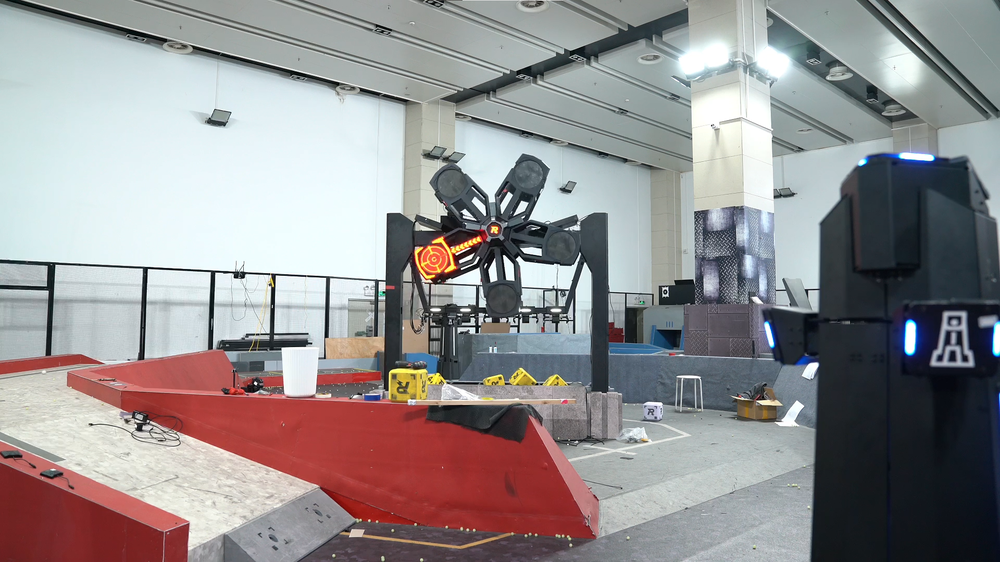
#> input picture Technical Skills/OpenCV/data/rune/rune.png, 1000 x 562 px, shrunk from 1920 x 1080 before the run
$ python blurring.py
#> lines starting #> are read from the running program, lines starting #| are printed output that depends on the picture
import cv2
import os

# read image
image_path = os.path.join('.', 'data', 'rune', 'rune.png')
image = cv2.imread(image_path)
#> image is the input picture: shape (562, 1000, 3); mean B, G, R 144.3, 143.1, 147.1

# Define neighbour proximity
k_size = 7
img_blur = cv2.blur(image, (k_size, k_size))
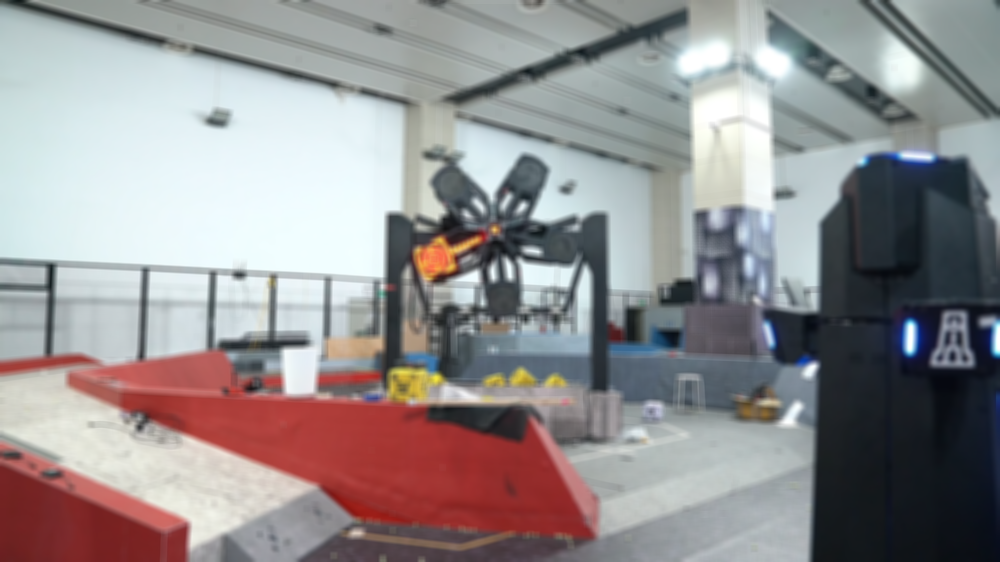
#> img_blur: shape (562, 1000, 3); mean B, G, R 144.3, 143.1, 147.1
img_gaussian = cv2.GaussianBlur(image, (k_size, k_size), 3)
img_median = cv2.medianBlur(image, k_size)
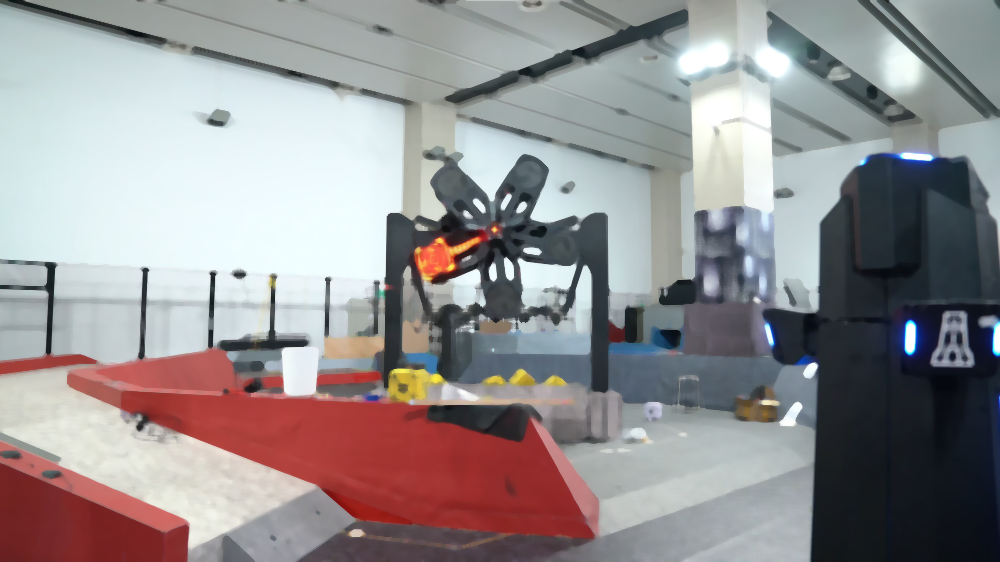
#> img_median: shape (562, 1000, 3); mean B, G, R 144.8, 143.5, 147.7

cv2.imshow("rune", image)
cv2.imshow("rune-blur", img_blur)
cv2.imshow("rune-gaussian", img_gaussian)
cv2.imshow("rune-median", img_median)
cv2.waitKey(0)
